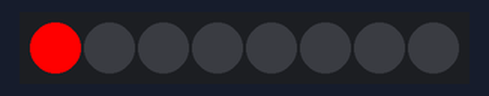
Recording of a sketch running on a simulated Arduino Uno, built with avr-gcc and run on an emulated ATmega328P. On the bench: 8 RGB LEDs in strip order, left to right.

Above: at 0.01 s.
At 4.68 s:
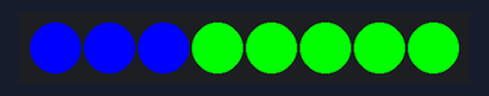
At 9.45 s:
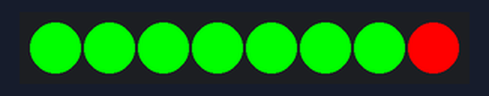
At 19.83 s:
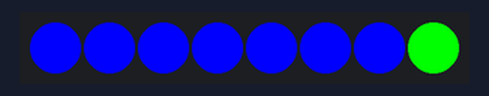
At 29.7 s:
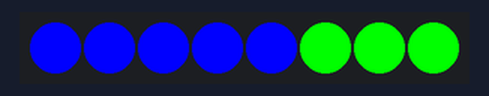
At 39.87 s:
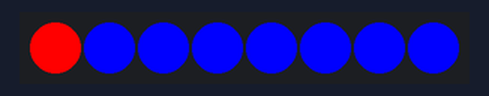
Timing chart, 0 to 40.0 s (numbered marks = the images above):
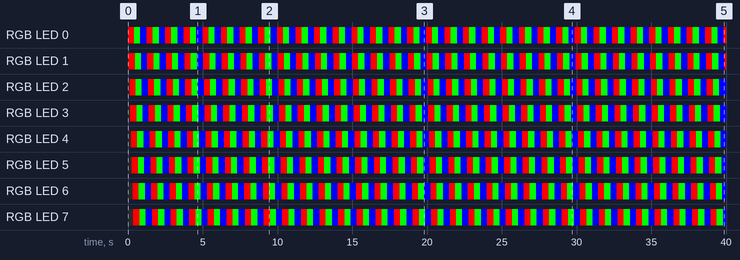

Measured:
- by itself, RGB LED 0–7: repeats every 1.2 s: RGB(0, 255, 0) 0.42 s, RGB(0, 0, 255) 0.42 s, RGB(255, 0, 0) 0.42 s

The sketch:

sketch_feb01a.ino
```cpp
#include <SPI.h>

#include <Adafruit_WS2801.h>

int dataPin = 2;
int clockPin = 3;

// Set the first variable to the NUMBER of pixels. 25 = 25 pixels in a row
Adafruit_WS2801 strip = Adafruit_WS2801(8, dataPin, clockPin);

void setup() {

  strip.begin();

  // Update LED contents, to start they are all 'off'
  strip.show();
}

// fill the dots one after the other with said color
// good for testing purposes
void colorWipe(uint32_t c, uint8_t wait) {
  int i;

  for (i=0; i < strip.numPixels(); i++) {
      strip.setPixelColor(i, c);
      strip.show();
      delay(wait);
  }
}

/* Helper functions */
// Create a 24 bit color value from R,G,B
uint32_t Color(byte r, byte g, byte b)
{
  uint32_t c;
  c = r;
  c <<= 8;
  c |= g;
  c <<= 8;
  c |= b;
  return c;
}
void loop()  {
  colorWipe(Color(255, 0, 0), 50);  // red fill
  colorWipe(Color(0, 255, 0), 50);  // green fill
  colorWipe(Color(0, 0, 255), 50);  // blue fill
}
```
